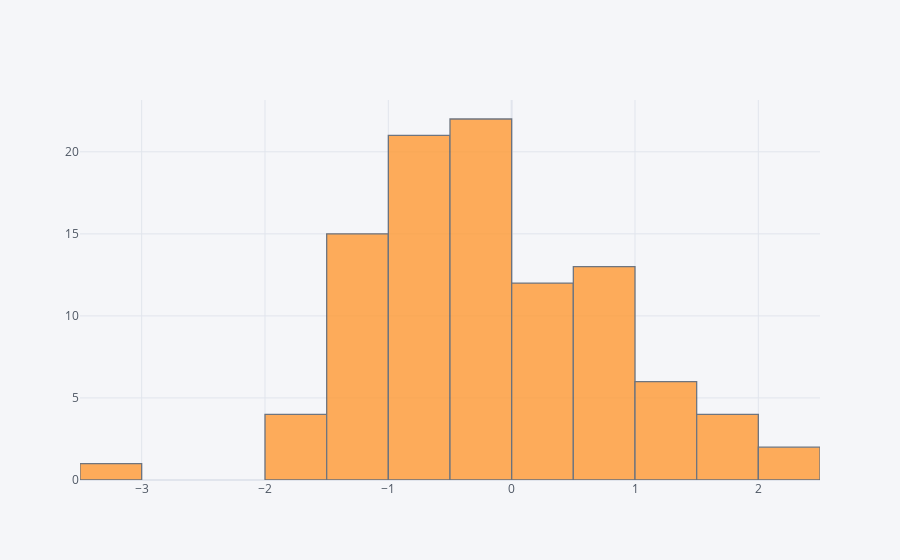

Notebook code cell kept with this figure:
### Markdown cell above
## histogram

### Code cell
df['A'].iplot(kind='hist',bins=25)

### Figure 1 — Plotly figure (JSON) as saved in the notebook; plotly's stock layout.template omitted (floating-point values rounded to 4 significant figures)
{"data": [{"histfunc": "count", "histnorm": "", "marker": {"color": "rgba(255, 153, 51, 1.0)", "line": {"color": "#4D5663", "width": 1.3}}, "name": "A", "nbinsx": 25, "opacity": 0.8, "orientation": "v", "type": "histogram", "x": [-0.09912, -0.08354, -0.8012, -1.762, 1.477, -0.838, 0.8745, -0.9314, -0.00827, -0.3707, 1.74, 0.2062, -0.3057, 0.3244, 2.302, 0.3439, -1.096, 1.553, 0.1925, 0.1335, -0.9471, -1.329, -0.5473, -1.394, -0.7059, -1.447, -1.471, -0.7476, -0.2855, 0.2853, -0.3113, 0.0417, 0.7801, -0.1061, -0.3189, -1.108, 0.5901, 0.8258, -1.577, 0.3657, -1.923, -0.295, -1.174, 0.1453, -0.9973, 0.9155, -0.7264, -1.135, -0.7576, -0.1206, -1.372, -0.7183, -3.193, -1.399, -0.7846, -0.7546, 0.5016, -0.07246, -1.006, -0.3877, -0.2955, -0.7967, -0.1095, -0.1201, 1.166, 1.933, -0.5229, 1.087, 0.8103, 0.6052, 0.6392, 0.3047, 1.481, 0.5878, -0.6439, 0.286, -1.059, 0.8135, -1.342, 1.455, -1.458, -0.3487, -0.595, 0.8779, -0.516, 1.08, -0.9403, 0.3774, -0.1969, -0.6497, 1.599, -1.094, -0.1211, 2.092, -0.1218, 0.8517, -0.2496, -0.9031, -0.3897, -1.997]}], "layout": {"barmode": "overlay", "legend": {"bgcolor": "#F5F6F9", "font": {"color": "#4D5663"}}, "paper_bgcolor": "#F5F6F9", "plot_bgcolor": "#F5F6F9", "title": {"font": {"color": "#4D5663"}}, "xaxis": {"gridcolor": "#E1E5ED", "showgrid": true, "tickfont": {"color": "#4D5663"}, "title": {"font": {"color": "#4D5663"}, "text": ""}, "zerolinecolor": "#E1E5ED"}, "yaxis": {"gridcolor": "#E1E5ED", "showgrid": true, "tickfont": {"color": "#4D5663"}, "title": {"font": {"color": "#4D5663"}, "text": ""}, "zerolinecolor": "#E1E5ED"}}}
